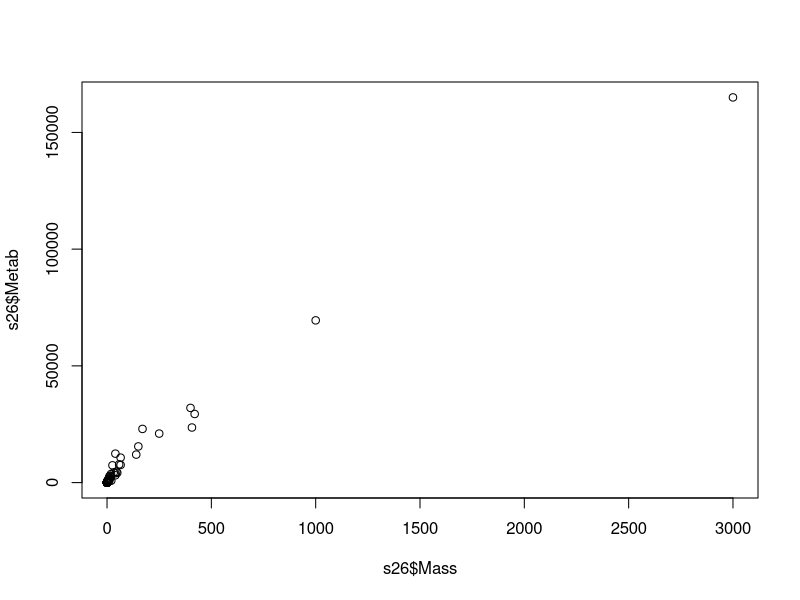
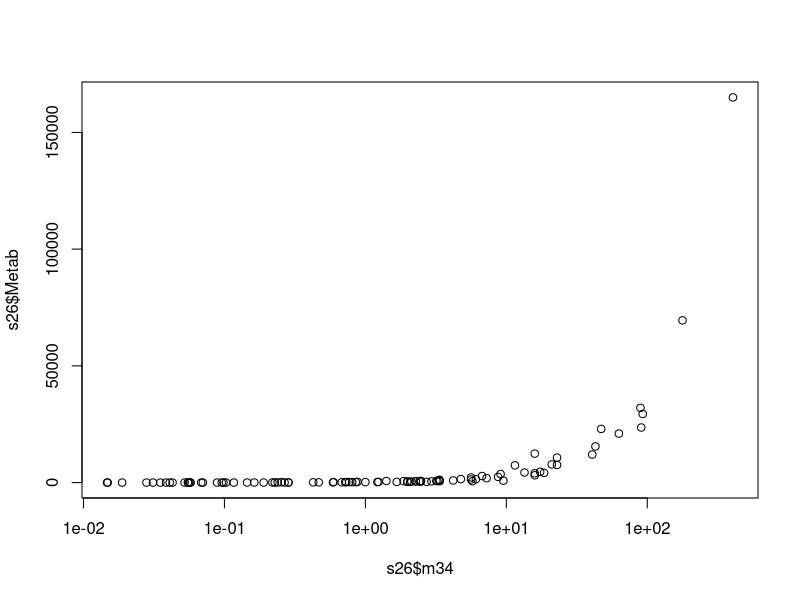
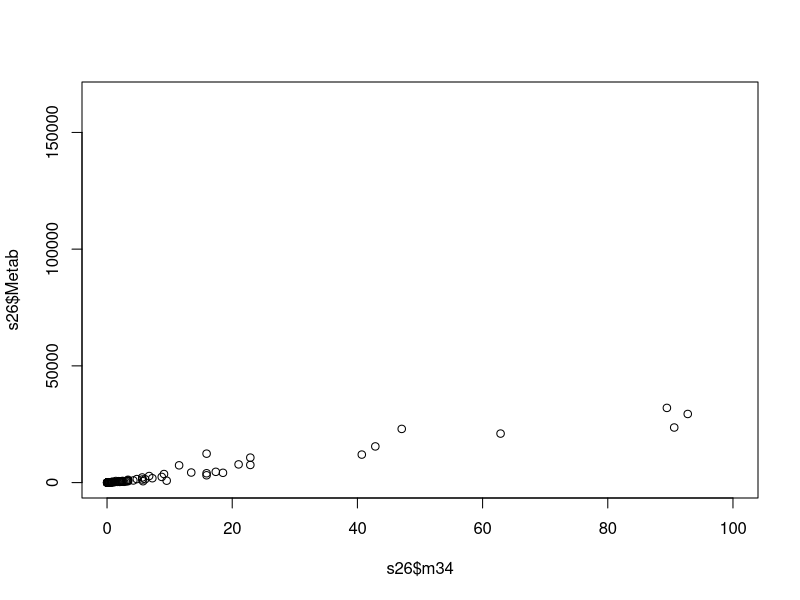
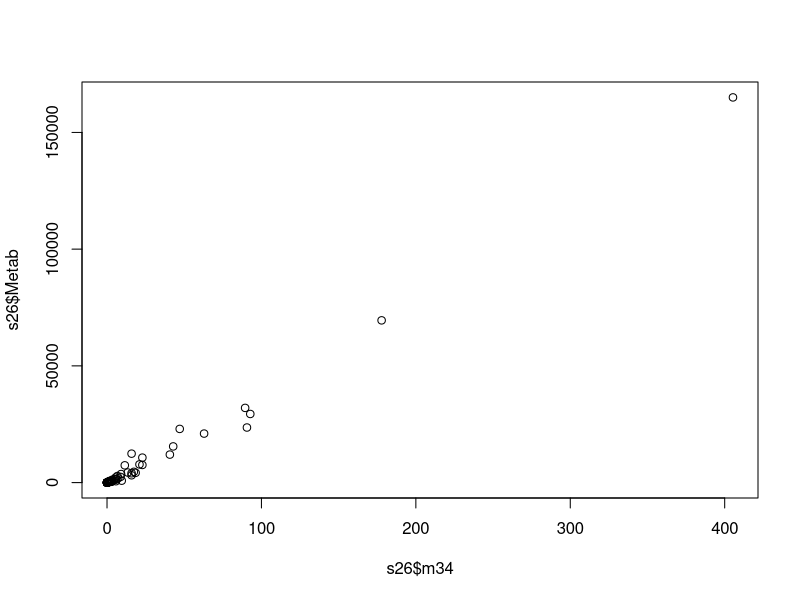
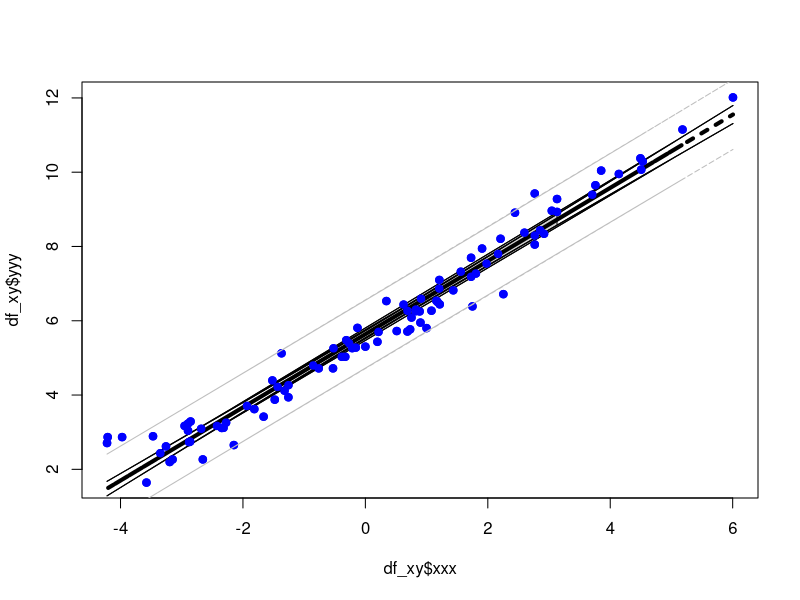
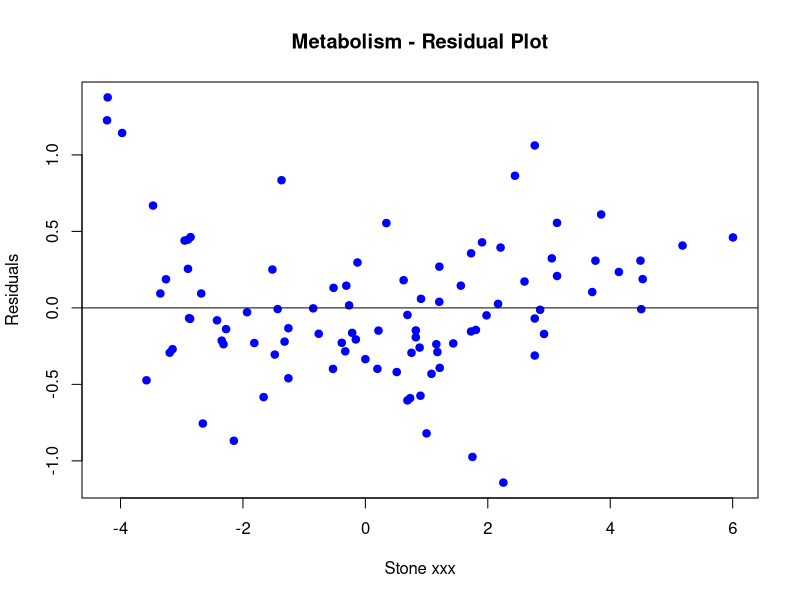
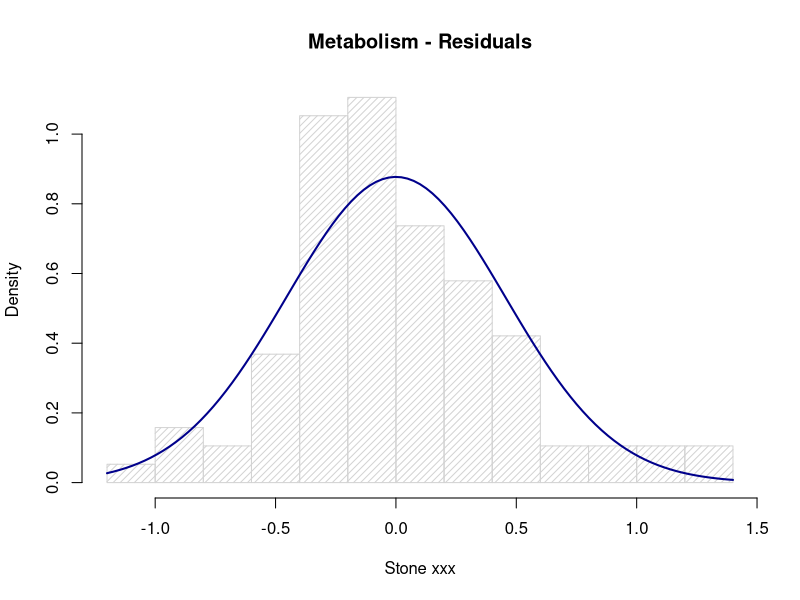
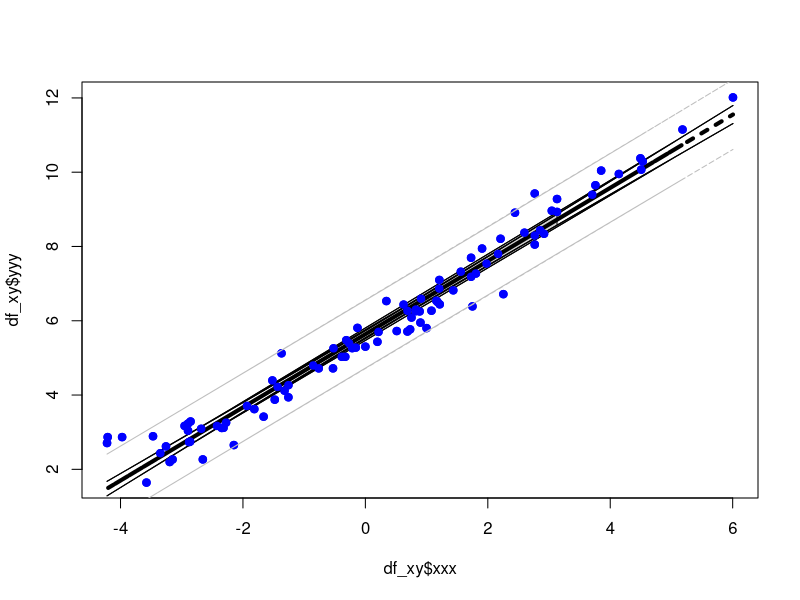

Here is the R script that generated these plots, in order:
## ---- chunk 1
knitr::opts_chunk$set(echo = TRUE)
## ---- chunk 2

home_dir <- "~/_smu/_src/metabolism/"
setwd(home_dir)

data_dir <- "./data"

setwd(data_dir)

s26 <- read.csv("ex0826.csv", stringsAsFactors = FALSE)

setwd(home_dir)

exp <- 0.75
s26$m34 <- s26$Mass^exp
str(s26)

s26$log_mass_75 <- log(s26$m34)
s26$log_metab <- log(s26$Metab)

plot(s26$Metab ~ s26$Mass)
plot(s26$Metab ~ s26$m34, log = "x")
plot(s26$Metab ~ s26$m34, xlim=c(0,100))
plot(s26$Metab ~ s26$m34)

# ... define data set to analyze 

df_xy <- data.frame(s26$log_mass_75, s26$log_metab)
names(df_xy) <- c("xxx", "yyy")

str(df_xy)

## ---- chunk 3


fit_all <- lm(yyy ~ xxx, data = df_xy)

df_xy_conf_int <- as.data.frame(predict(fit_all, df_xy , interval = "confidence"))

plot(df_xy$yyy ~ df_xy$xxx, col = 'blue', pch = 19)
polygon(c(df_xy$xxx, rev(df_xy$xxx)),
		c(df_xy_conf_int$lwr, rev(df_xy_conf_int$upr)),col="lightgrey")

lines(fit_all$fitted.values ~ df_xy$xxx, col = 'black', lwd = 4, lty = 3)

lines(df_xy_conf_int$lwr ~ df_xy$xxx, col = 'black', lwd = 1)
lines(df_xy_conf_int$upr ~ df_xy$xxx, col = 'black', lwd = 1)

points(df_xy$yyy ~ df_xy$xxx, col = 'blue', pch = 19)

df_xy_pred_int <- as.data.frame(predict(fit_all, df_xy, interval = "predict"))

lines(df_xy_pred_int$lwr ~ df_xy$xxx, col = 'grey', lwd = 1, lty = 2)
lines(df_xy_pred_int$upr ~ df_xy$xxx, col = 'grey', lwd = 1, lty = 2)

## ---- chunk 4

summary(fit_all)

## ---- chunk 5

alpha <- 0.05
dof <- dim(df_xy)[1] - 2
crit_value <- qt(1 - alpha/2, dim(df_xy)[1] - 2)

t_value <- coef(summary(fit_all))["xxx","t value"]
p_value <- coef(summary(fit_all))["xxx","Pr(>|t|)"]

if (p_value < alpha)
{
	acc_rej <- "Reject Ho"
	is_is_not <- "is"
	does_does_not <- "does not"
} else {
	acc_rej <- "Do not Reject Ho"
	is_is_not <- "is not"
	does_does_not <- "does"
}

cnf_intrvl <- confint(fit_all, 'xxx', level = 1 - alpha)
cnf_intrvl_lwr <- cnf_intrvl[1,1]
cnf_intrvl_upr <- cnf_intrvl[1,2]

print_cnf_intrvl <- paste0(sprintf("(%9.3f", cnf_intrvl_lwr), sprintf(", %9.3f)", cnf_intrvl_upr))

## ---- chunk 6

alpha <- 0.05
dof <- dim(df_xy)[1] - 2
crit_value <- qt(1 - alpha/2, dim(df_xy)[1] - 2)

t_value <- coef(summary(fit_all))["(Intercept)","t value"]
p_value <- coef(summary(fit_all))["(Intercept)","Pr(>|t|)"]

if (p_value < alpha)
{
	acc_rej <- "Reject Ho"
	is_is_not <- "is"
	does_does_not <- "does not"
} else {
	acc_rej <- "Do not Reject Ho"
	is_is_not <- "is not"
	does_does_not <- "does"
}

cnf_intrvl <- confint(fit_all, '(Intercept)', level = 1 - alpha)
cnf_intrvl_lwr <- cnf_intrvl[1,1]
cnf_intrvl_upr <- cnf_intrvl[1,2]

print_cnf_intrvl <- paste0(sprintf("(%9.3f", cnf_intrvl_lwr), sprintf(", %9.3f)", cnf_intrvl_upr))

## ---- chunk 7

b0 <- fit_all$coefficients[1]
b1 <- fit_all$coefficients[2]

## ---- chunk 8

cnf_intrvl <- predict(fit_all, data.frame(xxx = 4.5) , interval = "confidence")
cnf_intrvl_lwr <- cnf_intrvl[1,2]
cnf_intrvl_upr <- cnf_intrvl[1,3]

print_cnf_intrvl <- paste0(sprintf("(%9.3f", cnf_intrvl_lwr), sprintf(", %9.3f)", cnf_intrvl_upr))

## ---- chunk 9

prd_intrvl <- predict(fit_all, data.frame(xxx = 4.5) , interval = "predict")
prd_intrvl_lwr <- prd_intrvl[1,2]
prd_intrvl_upr <- prd_intrvl[1,3]

print_prd_intrvl <- paste0(sprintf("(%9.3f", prd_intrvl_lwr), sprintf(", %9.3f)", prd_intrvl_upr))

## ---- chunk 10

yyy_res = resid(fit_all)

plot(df_xy$xxx, yyy_res, 
     pch = 19,
	 col = "blue",
	 ylab="Residuals",
	 xlab="Stone xxx", 
     main="Metabolism - Residual Plot") 
abline(0, 0)

## ---- chunk 11

res_mean <- mean(yyy_res)
res_std <- sqrt(var(yyy_res))

hist(yyy_res, density=20, breaks = 10, prob = TRUE, 
     xlab="Stone xxx",
#	 ylim=c(0, 10), 
     main="Metabolism - Residuals")
curve(dnorm(x, mean = res_mean, sd = res_std),
	  col = "darkblue",
	  lwd = 2,
	  add = TRUE,
	  yaxt = "n")

## ---- chunk 12

df_xy <- df_xy[df_xy$xxx < 300,]

fit_all <- lm(yyy ~ xxx, data = df_xy)

df_xy_conf_int <- as.data.frame(predict(fit_all, df_xy , interval = "confidence"))

plot(df_xy$yyy ~ df_xy$xxx, col = 'blue', pch = 19)
polygon(c(df_xy$xxx, rev(df_xy$xxx)),
		c(df_xy_conf_int$lwr, rev(df_xy_conf_int$upr)),col="lightgrey")

lines(fit_all$fitted.values ~ df_xy$xxx, col = 'black', lwd = 4, lty = 3)

lines(df_xy_conf_int$lwr ~ df_xy$xxx, col = 'black', lwd = 1)
lines(df_xy_conf_int$upr ~ df_xy$xxx, col = 'black', lwd = 1)

points(df_xy$yyy ~ df_xy$xxx, col = 'blue', pch = 19)

df_xy_pred_int <- as.data.frame(predict(fit_all, df_xy, interval = "predict"))

lines(df_xy_pred_int$lwr ~ df_xy$xxx, col = 'grey', lwd = 1, lty = 2)
lines(df_xy_pred_int$upr ~ df_xy$xxx, col = 'grey', lwd = 1, lty = 2)

## ---- chunk 13

summary(fit_all)

## ---- chunk 14

alpha <- 0.05
dof <- dim(df_xy)[1] - 2
crit_value <- qt(1 - alpha/2, dim(df_xy)[1] - 2)

t_value <- coef(summary(fit_all))["xxx","t value"]
p_value <- coef(summary(fit_all))["xxx","Pr(>|t|)"]

if (p_value < alpha)
{
	acc_rej <- "Reject Ho"
	is_is_not <- "is"
	does_does_not <- "does not"
} else {
	acc_rej <- "Do not Reject Ho"
	is_is_not <- "is not"
	does_does_not <- "does"
}

cnf_intrvl <- confint(fit_all, 'xxx', level = 1 - alpha)
cnf_intrvl_lwr <- cnf_intrvl[1,1]
cnf_intrvl_upr <- cnf_intrvl[1,2]

print_cnf_intrvl <- paste0(sprintf("(%9.3f", cnf_intrvl_lwr), sprintf(", %9.3f)", cnf_intrvl_upr))

## ---- chunk 15

alpha <- 0.05
dof <- dim(df_xy)[1] - 2
crit_value <- qt(1 - alpha/2, dim(df_xy)[1] - 2)

t_value <- coef(summary(fit_all))["(Intercept)","t value"]
p_value <- coef(summary(fit_all))["(Intercept)","Pr(>|t|)"]

if (p_value < alpha)
{
	acc_rej <- "Reject Ho"
	is_is_not <- "is"
	does_does_not <- "does not"
} else {
	acc_rej <- "Do not Reject Ho"
	is_is_not <- "is not"
	does_does_not <- "does"
}

cnf_intrvl <- confint(fit_all, '(Intercept)', level = 1 - alpha)
cnf_intrvl_lwr <- cnf_intrvl[1,1]
cnf_intrvl_upr <- cnf_intrvl[1,2]

print_cnf_intrvl <- paste0(sprintf("(%9.3f", cnf_intrvl_lwr), sprintf(", %9.3f)", cnf_intrvl_upr))

## ---- chunk 16

b0 <- fit_all$coefficients[1]
b1 <- fit_all$coefficients[2]

## ---- chunk 17

cnf_intrvl <- predict(fit_all, data.frame(xxx = 4.5) , interval = "confidence")
cnf_intrvl_lwr <- cnf_intrvl[1,2]
cnf_intrvl_upr <- cnf_intrvl[1,3]

print_cnf_intrvl <- paste0(sprintf("(%9.3f", cnf_intrvl_lwr), sprintf(", %9.3f)", cnf_intrvl_upr))

## ---- chunk 18

yyy_res = resid(fit_all)

plot(df_xy$xxx, yyy_res, 
     pch = 19,
	 col = "blue",
	 ylab="Residuals",
	 xlab="Stone xxx", 
     main="Metabolism - Residual Plot") 
abline(0, 0)

## ---- chunk 19

res_mean <- mean(yyy_res)
res_std <- sqrt(var(yyy_res))

hist(yyy_res, density=20, breaks = 10, prob = TRUE, 
     xlab="Stone xxx",
#	 ylim=c(0, 10), 
     main="Metabolism - Residuals")
curve(dnorm(x, mean = res_mean, sd = res_std),
	  col = "darkblue",
	  lwd = 2,
	  add = TRUE,
	  yaxt = "n")
